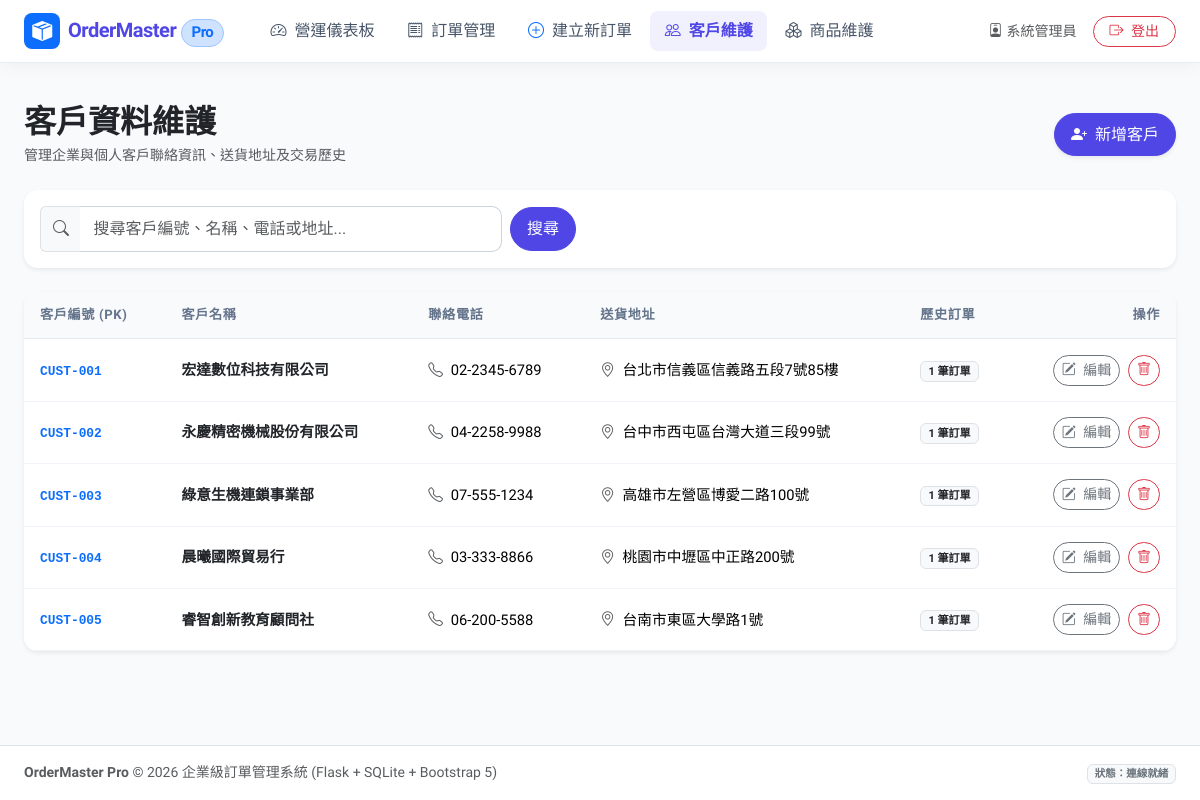
The page /customers (signed in) on the database its author committed.
### tables this page shows
CREATE TABLE customer (
        customer_id TEXT PRIMARY KEY,
        name TEXT NOT NULL,
        phone TEXT NOT NULL,
        address TEXT NOT NULL,
        created_at TIMESTAMP DEFAULT CURRENT_TIMESTAMP
    );

### app.py (the view)
@app.route('/customers')
@login_required
def customers_list():
    q = request.args.get('q', '').strip()
    conn = get_db_connection()
    if q:
        search_term = f"%{q}%"
        customers = conn.execute("""
            SELECT c.*, COUNT(o.order_id) as order_count
            FROM customer c
            LEFT JOIN orders o ON c.customer_id = o.customer_id
            WHERE c.customer_id LIKE ? OR c.name LIKE ? OR c.phone LIKE ? OR c.address LIKE ?
            GROUP BY c.customer_id
            ORDER BY c.customer_id ASC
        """, (search_term, search_term, search_term, search_term)).fetchall()
    else:
        customers = conn.execute("""
            SELECT c.*, COUNT(o.order_id) as order_count
            FROM customer c
            LEFT JOIN orders o ON c.customer_id = o.customer_id
            GROUP BY c.customer_id
            ORDER BY c.customer_id ASC
        """).fetchall()
    max_id_row = conn.execute("SELECT customer_id FROM customer ORDER BY customer_id DESC LIMIT 1").fetchone()
    next_id = "CUST-001"
    if max_id_row and max_id_row['customer_id'].startswith("CUST-"):
        try:
            num = int(max_id_row['customer_id'].split('-')[1]) + 1
            next_id = f"CUST-{num:03d}"
        except (IndexError, ValueError):
            pass
    conn.close()
    return render_template('customers.html', customers=customers, search_query=q, next_customer_id=next_id)

### app.py (called while the page is built)
def login_required(f):
    @wraps(f)
    def decorated_function(*args, **kwargs):
        if not session.get('user_id'):
            flash('請先登入管理員帳號以使用後台功能', 'warning')
            return redirect(url_for('login', next=request.url))
        if session.get('role') != 'admin':
            flash('權限不足！只有管理員角色才能進入後台系統。', 'danger')
            return redirect(url_for('login'))
        return f(*args, **kwargs)
    return decorated_function

### db.py (called while the page is built)
def get_db_connection():
    conn = sqlite3.connect(DB_PATH)
    conn.row_factory = sqlite3.Row
    conn.execute("PRAGMA foreign_keys = ON;")
    return conn

### templates/customers.html (shortened to what this page needs)
{% extends 'base.html' %}
{% block content %}
<div class="container-fluid px-lg-4">
  <div class="d-flex flex-column flex-md-row justify-content-between align-items-md-center gap-3 mb-4">
    <div>
      <h2 class="fw-bold mb-1 text-dark">客戶資料維護</h2>
      <p class="text-muted small mb-0">管理企業與個人客戶聯絡資訊、送貨地址及交易歷史</p>
    </div>
    <div>
      <button type="button" class="btn btn-primary shadow-sm rounded-pill px-3" data-bs-toggle="modal" data-bs-target="#addCustomerModal">
        <i class="bi bi-person-plus-fill me-1"></i> 新增客戶
      </button>
    </div>
  </div>
  <div class="card border-0 shadow-sm p-3 mb-4">
    <form method="GET" action="{{ url_for('customers_list') }}" class="row g-2 align-items-center">
      <div class="col-md-5">
        <div class="input-group">
          <span class="input-group-text bg-light border-end-0 text-muted"><i class="bi bi-search"></i></span>
          <input type="text" name="q" class="form-control border-start-0" placeholder="搜尋客戶編號、名稱、電話或地址..." value="{{ search_query or '' }}">
        </div>
      </div>
      <div class="col-auto">
        <button type="submit" class="btn btn-primary rounded-pill px-3">搜尋</button>
      </div>
    </form>
  </div>
  <div class="card border-0 shadow-sm overflow-hidden">
    <div class="table-responsive">
      <table class="table table-custom align-middle">
        <thead>
          <tr>
            <th>客戶編號 (PK)</th>
            <th>客戶名稱</th>
            <th>聯絡電話</th>
            <th>送貨地址</th>
            <th>歷史訂單</th>
            <th class="text-end">操作</th>
          </tr>
        </thead>
        <tbody>
          {% for c in customers %}
          <tr>
            <td><code class="fw-bold text-primary">{{ c['customer_id'] }}</code></td>
            <td class="fw-semibold text-dark">{{ c['name'] }}</td>
            <td><i class="bi bi-telephone text-muted me-1"></i> {{ c['phone'] }}</td>
            <td><i class="bi bi-geo-alt text-muted me-1"></i> {{ c['address'] }}</td>
            <td>
              <span class="badge bg-light text-dark border">
                {{ c['order_count'] }} 筆訂單
              </span>
            </td>
            <td class="text-end">
              <button type="button" class="btn btn-sm btn-outline-secondary rounded-pill me-1 btn-edit-customer"
                data-id="{{ c['customer_id'] }}"
                data-name="{{ c['name'] }}"
                data-phone="{{ c['phone'] }}"
                data-address="{{ c['address'] }}">
                <i class="bi bi-pencil-square me-1"></i> 編輯
              </button>
              <form method="POST" action="{{ url_for('customer_delete', customer_id=c['customer_id']) }}" class="d-inline" onsubmit="return confirm('確定要刪除客戶【{{ c['name'] }}】嗎？若已有相關訂單將受到外鍵保護無法刪除！');">
                <button type="submit" class="btn btn-sm btn-outline-danger rounded-pill">
                  <i class="bi bi-trash"></i>
                </button>
              </form>
            </td>
          </tr>
          {% else %}
          <tr>
            <td colspan="6" class="text-center py-4 text-muted">查無客戶資料</td>
          </tr>
          {% endfor %}
        </tbody>
      </table>
    </div>
  </div>
</div>
{% endblock %}

### static/css/custom.css (style rules this page uses)
:root { --primary-color: #4f46e5; --primary-hover: #4338ca; --secondary-color: #64748b; --success-color: #10b981; --warning-color: #f59e0b; --danger-color: #ef4444; --info-color: #06b6d4; --bg-gradient: linear-gradient(135deg, #f8fafc 0%, #f1f5f9 100%); }
body { font-family: 'Plus Jakarta Sans', -apple-system, BlinkMacSystemFont, "Segoe UI", Roboto, "Helvetica Neue", Arial, "Noto Sans TC", sans-serif; background-color: #f8fafc; color: #1e293b; min-height: 100vh; display: flex; flex-direction: column; }
.card { border: 1px solid rgba(226, 232, 240, 0.9); border-radius: 14px; box-shadow: 0 4px 6px -1px rgba(0, 0, 0, 0.04), 0 2px 4px -2px rgba(0, 0, 0, 0.03); transition: transform 0.2s ease, box-shadow 0.2s ease; background: #ffffff; }
.table-custom { margin-bottom: 0; }
.table-custom thead th { background-color: #f8fafc; color: #64748b; font-size: 0.82rem; font-weight: 600; text-transform: uppercase; letter-spacing: 0.05em; border-bottom: 1px solid #e2e8f0; padding: 0.85rem 1rem; }
.table-custom tbody td { padding: 0.95rem 1rem; vertical-align: middle; border-bottom: 1px solid #f1f5f9; font-size: 0.92rem; }
.form-control, .form-select { border-radius: 10px; border: 1px solid #cbd5e1; padding: 0.6rem 0.85rem; transition: all 0.2s ease; }
.btn-primary { background-color: var(--primary-color); border-color: var(--primary-color); border-radius: 10px; padding: 0.55rem 1.15rem; font-weight: 500; transition: all 0.2s ease; }

### rows shown on the page
customer: customer_id "CUST-001", name "宏達數位科技有限公司", phone "02-2345-6789", address "台北市信義區信義路五段7號85樓", order_count "1"
customer: customer_id "CUST-002", name "永慶精密機械股份有限公司", phone "04-2258-9988", address "台中市西屯區台灣大道三段99號", order_count "1"
customer: customer_id "CUST-003", name "綠意生機連鎖事業部", phone "07-555-1234", address "高雄市左營區博愛二路100號", order_count "1"
customer: customer_id "CUST-004", name "晨曦國際貿易行", phone "03-333-8866", address "桃園市中壢區中正路200號", order_count "1"
customer: customer_id "CUST-005", name "睿智創新教育顧問社", phone "06-200-5588", address "台南市東區大學路1號", order_count "1"

### other values the page prints
{{ session.get('user_name', '管理員') }} "系統管理員"
